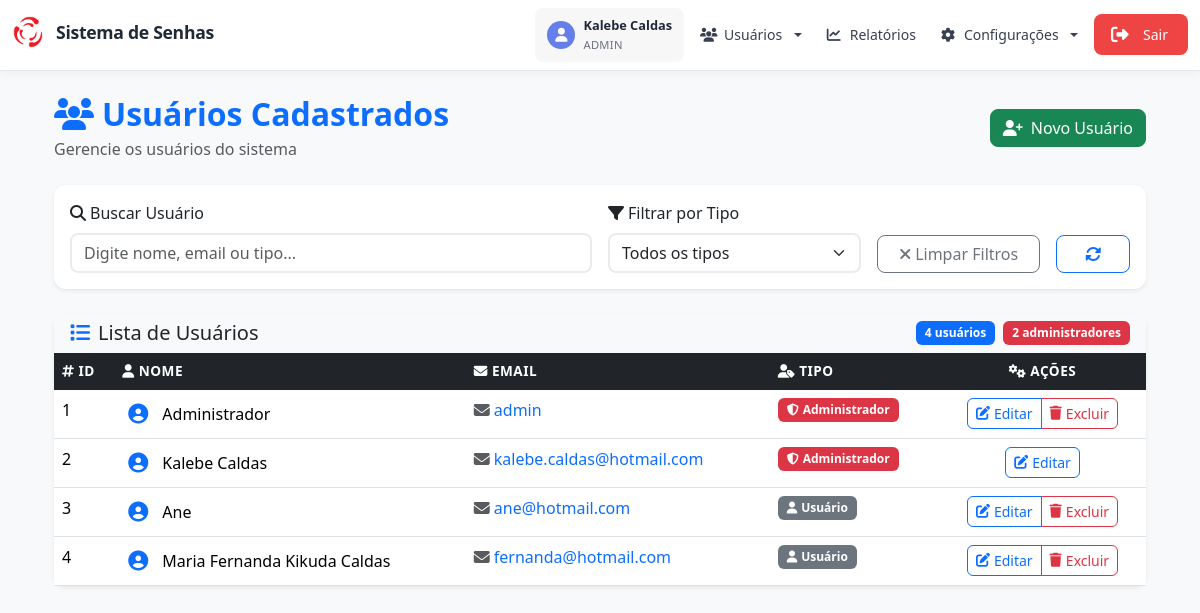
The page /usuarios (signed in) on the database as committed earlier.
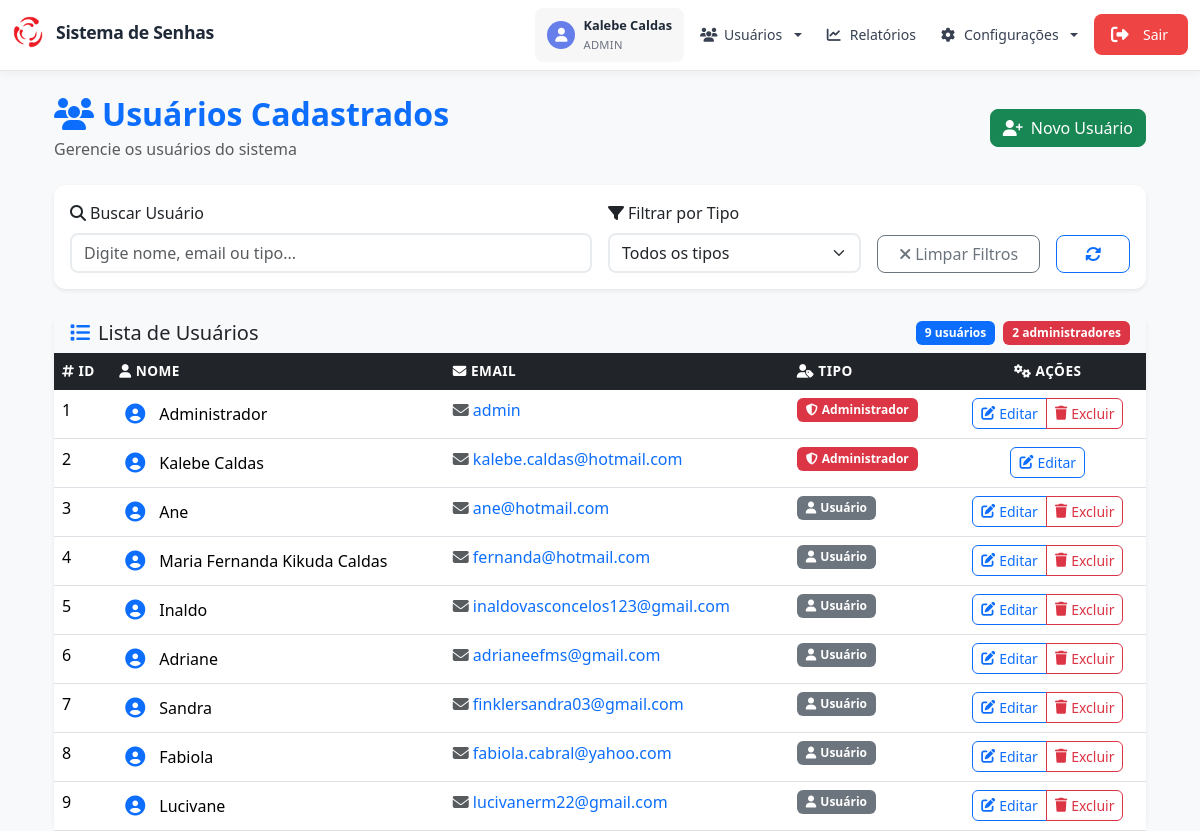
The same page on the database as committed later.
### app/models.py (models this page shows, shortened)
class ConfiguracaoSistema(db.Model):
    id                = db.Column(db.Integer, primary_key=True)
    cor_fundo         = db.Column(db.String(7), default="#000000")
    cor_texto         = db.Column(db.String(7), default="#FFFFFF")
    cor_rodape        = db.Column(db.String(7), default="#000000")
    logo_path         = db.Column(db.String(255), default="img/logo.png")
    video_path        = db.Column(db.String(255), default="videos/fundo.mp4")
    contorno_senha    = db.Column(db.String(20), default="#000000")
    linha_senha       = db.Column(db.String(20), default="red")
    fundo_senha       = db.Column(db.String(50), default="rgba(255, 255, 255, 0.03)")
    destaque_senha    = db.Column(db.String(20), default="red")
    cor_bemvindo      = db.Column(db.String(20), default="white")
    frase_bemvindo    = db.Column(db.String(100), default="BEM-VINDO AO IAAM")
    cor_hora          = db.Column(db.String(20), default="white")
    voz_azure         = db.Column(db.String(100), default="pt-BR-FranciscaNeural")
    tipo_prioridade     = db.Column(db.String(20), default='intercalamento')  # intercalamento, peso ou alternancia
    intercalamento_valor = db.Column(db.Integer, default=2)
    peso_normal         = db.Column(db.Integer, default=1)
    peso_preferencial   = db.Column(db.Integer, default=3)
    tolerancia_minutos  = db.Column(db.Integer, default=5)

class Usuario(UserMixin, db.Model):
    id     = db.Column(db.Integer, primary_key=True)
    nome   = db.Column(db.String(150), nullable=False)
    email  = db.Column(db.String(150), unique=True, nullable=False)
    senha  = db.Column(db.String(150), nullable=False)
    tipo   = db.Column(db.Enum(Papel), default=Papel.USUARIO, nullable=False)

### app/routes.py (the view)
@bp.route('/usuarios')
@login_required
@role_required('admin')
def listar_usuarios():
    usuarios = Usuario.query.order_by(Usuario.id).all()
    config = ConfiguracaoSistema.query.first()
    return render_template('usuarios.html', usuarios=usuarios, config=config)

### app/auth_utils.py (called while the page is built)
def role_required(*roles):
    def decorator(func):
        @wraps(func)
        def wrapper(*args, **kwargs):
            if not current_user.is_authenticated or current_user.tipo not in roles:
                abort(403)
            return func(*args, **kwargs)
        return wrapper
    return decorator

### app/models.py (called while the page is built)
@login_manager.user_loader
def load_user(user_id):
    return Usuario.query.get(int(user_id))

### app/templates/usuarios.html (shortened to what this page needs)
{% extends "base.html" %}
{% block content %}
<div class="container-fluid">
  <div class="d-flex justify-content-between align-items-center mb-4">
    <div>
      <h2 class="mb-1 fw-bold text-primary">
        <i class="fas fa-users me-2"></i>Usuários Cadastrados
      </h2>
      <p class="text-muted mb-0">Gerencie os usuários do sistema</p>
    </div>
    <a href="{{ url_for('main.cadastro') }}" class="btn btn-success d-flex align-items-center gap-2">
      <i class="fas fa-user-plus"></i>
      <span>Novo Usuário</span>
    </a>
  </div>
  <div class="card shadow-sm border-0 mb-4">
    <div class="card-body">
      <div class="row g-3">
        <div class="col-md-6">
          <label for="search-input" class="form-label fw-medium">
            <i class="fas fa-search me-1"></i>Buscar Usuário
          </label>
                      <input
              type="text"
              id="search-input"
              class="form-control"
              placeholder="Digite nome, email ou tipo..."
            >
        </div>
        <div class="col-md-3">
          <label for="filter-tipo" class="form-label fw-medium">
            <i class="fas fa-filter me-1"></i>Filtrar por Tipo
          </label>
          <select id="filter-tipo" class="form-select">
            <option value="">Todos os tipos</option>
          </select>
        </div>
        <div class="col-md-2 d-flex align-items-end">
          <button id="clear-filters" class="btn btn-outline-secondary w-100">
            <i class="fas fa-times me-1"></i>Limpar Filtros
          </button>
        </div>
        <div class="col-md-1 d-flex align-items-end">
          <button id="refresh-users" class="btn btn-outline-primary w-100" title="Atualizar lista">
            <i class="fas fa-sync-alt"></i>
          </button>
        </div>
      </div>
    </div>
  </div>
  <div class="card shadow-sm border-0">
    <div class="card-header bg-light border-0">
      <div class="d-flex justify-content-between align-items-center">
        <h5 class="card-title mb-0">
          <i class="fas fa-list me-2 text-primary"></i>Lista de Usuários
        </h5>
        <div class="d-flex align-items-center gap-2">
          <span class="badge bg-primary" id="total-users">{{ usuarios|length }} usuários</span>
          <span class="badge bg-danger" id="admin-count">{{ usuarios|selectattr('tipo', 'equalto', 'admin')|list|length }} administradores</span>
        </div>
      </div>
    </div>
    <div class="card-body p-0">
      <div class="table-responsive">
        <table class="table table-hover mb-0" id="users-table">
          <thead class="table-dark">
            <tr>
              <th class="border-0">
                <i class="fas fa-hashtag me-1"></i>ID
              </th>
              <th class="border-0">
                <i class="fas fa-user me-1"></i>Nome
              </th>
              <th class="border-0">
                <i class="fas fa-envelope me-1"></i>Email
              </th>
              <th class="border-0">
                <i class="fas fa-user-tag me-1"></i>Tipo
              </th>
              <th class="border-0 text-center">
                <i class="fas fa-cogs me-1"></i>Ações
              </th>
            </tr>
          </thead>
          <tbody>
  {% for u in usuarios %}
  <tr class="user-row" data-tipo="{{ u.tipo.value if u.tipo.value else u.tipo }}">
    <td class="fw-medium">{{ u.id }}</td>
    <td>
      <div class="d-flex align-items-center">
        <div class="avatar-sm me-2">
          <i class="fas fa-user-circle fa-lg text-primary"></i>
        </div>
        <span class="fw-medium">{{ u.nome }}</span>
      </div>
    </td>
    <td>
      <a href="mailto:{{ u.email }}" class="text-decoration-none">
        <i class="fas fa-envelope me-1 text-muted"></i>{{ u.email }}
      </a>
    </td>
    <td>
      {% if u.tipo.value == 'admin' or u.tipo == 'admin' %}
        <span class="badge bg-danger d-flex align-items-center gap-1" style="width: fit-content;">
          <i class="fas fa-shield-alt"></i>Administrador
        </span>
      {% else %}
        <span class="badge bg-secondary d-flex align-items-center gap-1" style="width: fit-content;">
          <i class="fas fa-user"></i>Usuário
        </span>
      {% endif %}
    </td>
    <td class="text-center">
      <div class="btn-group" role="group">
        <a href="/usuarios/{{ u.id }}/editar" class="btn btn-sm btn-outline-primary d-flex align-items-center gap-1" title="Editar usuário">
          <i class="fas fa-edit"></i>
          <span class="d-none d-sm-inline">Editar</span>
        </a>
        {% if u.id != current_user.id %}
          <button type="button" class="btn btn-sm btn-outline-danger d-flex align-items-center gap-1" onclick="confirmarExclusao({{ u.id }}, '{{ u.nome|replace("'", "\\'") }}')" title="Excluir usuário">
            <i class="fas fa-trash"></i>
            <span class="d-none d-sm-inline">Excluir</span>
          </button>
        {% endif %}
      </div>
    </td>
  </tr>
  {% endfor %}
</tbody>
        </table>
      </div>
    </div>
  </div>
</div>
{% endblock %}

### app/templates/base.html (shortened to what this page needs)
<!doctype html>
<html lang="pt-br">
<head>
  <link href="https://cdn.jsdelivr.net/npm/bootstrap@5.3.3/dist/css/bootstrap.min.css" rel="stylesheet">
  <link rel="stylesheet" href="https://cdnjs.cloudflare.com/ajax/libs/font-awesome/6.4.0/css/all.min.css">
  <link rel="stylesheet" href="{{ url_for('static', filename='style.css') }}">
</head>
<body class="bg-light" data-usuario-id="{{ current_user.id }}">
  {% if not config %}
    {% set config = namespace(logo_path='img/logo.png') %}
  {% endif %}
  {% if current_user.is_authenticated and request.endpoint not in ['main.display', 'main.retira_senha'] %}
    {% include 'partials/navbar.html' %}
  {% endif %}
  <div class="container mt-4" id="ajax-content">
    {% block content %}{% endblock %}
  </div>
</body>
</html>

### app/templates/partials/navbar.html (shortened to what this page needs)
<nav class="navbar navbar-expand-lg navbar-modern">
  <div class="container-fluid">
    <div class="navbar-brand-container">
      {% if current_user.tipo.value == 'admin' %}
      <form action="{{ url_for('main.painel') }}" method="GET" class="brand-form">
        <button type="submit" class="brand-button">
          <div class="brand-content">
            <img src="{{ url_for('static', filename=config.logo_path) }}" alt="Logo" class="brand-logo">
            <span class="brand-text">Sistema de Senhas</span>
          </div>
        </button>
      </form>
      {% endif %}
    </div>
    <div class="collapse navbar-collapse justify-content-end" id="navbarNav">
      <ul class="navbar-nav align-items-center">
        <li class="nav-item">
          <div class="user-profile">
            <div class="user-avatar">
              <i class="fas fa-user"></i>
            </div>
            <div class="user-info">
              <span class="user-name">{{ current_user.nome }}</span>
              <span class="user-role">{{ 'Admin' if current_user.tipo.value == 'admin' else 'Usuário' }}</span>
            </div>
          </div>
        </li>
        {% if current_user.tipo.value == 'admin' %}
        <li class="nav-item dropdown">
          <a class="nav-link dropdown-toggle"
             href="#" id="dropdownUsuarios" role="button" data-bs-toggle="dropdown" aria-expanded="false">
            <i class="fas fa-users"></i>
            <span>Usuários</span>
          </a>
        </li>
        <li class="nav-item">
          <a class="nav-link" href="{{ url_for('main.relatorios') }}">
            <i class="fas fa-chart-line"></i>
            <span>Relatórios</span>
          </a>
        </li>
        <li class="nav-item dropdown">
          <a class="nav-link dropdown-toggle"
             href="#" id="dropdownEditar" role="button" data-bs-toggle="dropdown" aria-expanded="false">
            <i class="fas fa-cog"></i>
            <span>Configurações</span>
          </a>
        </li>
        {% endif %}
        <li class="nav-item">
          <a class="nav-link logout-button" href="{{ url_for('main.logout') }}">
            <i class="fas fa-sign-out-alt"></i>
            <span>Sair</span>
          </a>
        </li>
      </ul>
    </div>
  </div>
</nav>

### app/templates/partials/navbar.html (style rules this page uses)
.navbar-modern { background: rgba(255, 255, 255, 0.95); backdrop-filter: blur(10px); border-bottom: 1px solid rgba(0, 0, 0, 0.1); box-shadow: 0 2px 10px rgba(0, 0, 0, 0.05); padding: 0.5rem 0; position: sticky; top: 0; z-index: 1030; }
.navbar-brand-container { display: flex; align-items: center; }
.brand-form { margin: 0; padding: 0; }
.brand-button { background: none; border: none; padding: 0; text-decoration: none; color: inherit; transition: all 0.2s ease; }
.brand-content { display: flex; align-items: center; gap: 0.75rem; }
.brand-logo { width: 32px; height: 32px; object-fit: contain; border-radius: 6px; transition: all 0.2s ease; }
.brand-text { font-size: 1.1rem; font-weight: 600; color: #1f2937; letter-spacing: -0.3px; }
.user-profile { display: flex; align-items: center; gap: 0.5rem; padding: 0.5rem 0.75rem; background: rgba(0, 0, 0, 0.03); border-radius: 8px; transition: all 0.2s ease; }
.user-avatar { width: 28px; height: 28px; display: flex; align-items: center; justify-content: center; background: #667eea; border-radius: 50%; color: white; font-size: 0.875rem; }
.user-info { display: flex; flex-direction: column; gap: 0.125rem; }
.user-name { font-size: 0.8rem; font-weight: 600; color: #1f2937; }
.user-role { font-size: 0.7rem; color: #6b7280; text-transform: uppercase; letter-spacing: 0.3px; }
.navbar-nav { gap: 0.5rem; align-items: center; }
.nav-link { display: flex; align-items: center; justify-content: center; gap: 0.5rem; padding: 0.625rem 1rem; color: #374151; text-decoration: none; border-radius: 8px; transition: all 0.2s ease; font-size: 0.875rem; font-weight: 500; min-height: 40px; text-align: center; background: transparent; }
.nav-link i { font-size: 0.875rem; width: 16px; text-align: center; }
.logout-button { background: #ef4444; color: #fff; outline: none; box-shadow: none; border: none; border-radius: 8px; padding: 0.625rem 1.25rem; font-weight: 500; display: flex; align-items: center; justify-content: center; gap: 0.5rem; min-height: 40px; text-align: center; transition: background 0.2s, color 0.2s, transform 0.2s; }
.logout-button i { color: #fff; font-size: 1.1rem; margin-right: 0.5rem; margin-left: -0.2rem; }
.navbar-nav .nav-link:not(.logout-button) { background: transparent !important; color: #374151 !important; outline: none !important; box-shadow: none !important; transition: background 0.2s, color 0.2s, transform 0.2s !important; cursor: default !important; }
.logout-button, .navbar-nav .nav-link.logout-button { background: #ef4444 !important; color: #fff !important; outline: none !important; box-shadow: none !important; border: none !important; border-radius: 8px !important; padding: 0.625rem 1.25rem !important; font-weight: 500 !important; display: flex !important; align-items: center !important; justify-content: center !important; gap: 0.5rem !important; min-height: 40px !important; text-align: center !important; transition: background 0.2s, color 0.2s, transform 0.2s !important; }
.logout-button i, .navbar-nav .nav-link.logout-button i { color: #fff !important; font-size: 1.1rem !important; margin-right: 0.5rem !important; margin-left: -0.2rem !important; }

### app/templates/usuarios.html (style rules this page uses)
.card { border-radius: 12px; transition: all 0.2s ease; }
.form-control, .form-select { border-radius: 8px; border: 2px solid #e9ecef; transition: all 0.2s ease; }
.btn { border-radius: 8px; font-weight: 500; transition: all 0.2s ease; }
.btn-group .btn { border-radius: 6px; }
.table th { font-weight: 600; text-transform: uppercase; font-size: 0.85rem; letter-spacing: 0.5px; }
.table tbody tr { transition: all 0.2s ease; }
.badge { font-size: 0.75rem; padding: 0.5em 0.75em; border-radius: 6px; }
.avatar-sm { width: 32px; height: 32px; display: flex; align-items: center; justify-content: center; }

Rows that differ between the two databases and show on the page:
added Usuario: id "5", nome "Inaldo", email "inaldovasconcelos123@gmail.com", tipo "USUARIO" (drawn)
added Usuario: id "6", nome "Adriane", email "adrianeefms@gmail.com", tipo "USUARIO" (drawn)
added Usuario: id "7", nome "Sandra", email "finklersandra03@gmail.com", tipo "USUARIO" (drawn)
added Usuario: id "8", nome "Fabiola", email "fabiola.cabral@yahoo.com", tipo "USUARIO" (drawn)
added Usuario: id "9", nome "Lucivane", email "lucivanerm22@gmail.com", tipo "USUARIO" (drawn)
Other text that changed with them:
{{ usuarios|length }}: "4" → "9"
